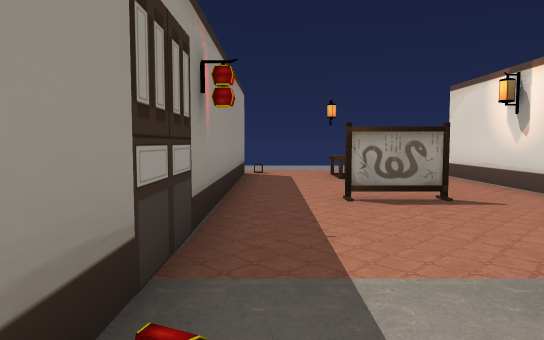
View 1 (above)

18 first-person views from a walk through a scene from a Unity 3-D project. The camera is 1.5 m above the floor, tilts 4° down and sees 70° across. The floor is counted in squares, 1.8 m on a side. Each view is taken from the middle of a square. On the plan, view 1 faces up. The plan holds only what a view shows up to about 12 squares ahead; the rest is blank. The player is left out.

View 2
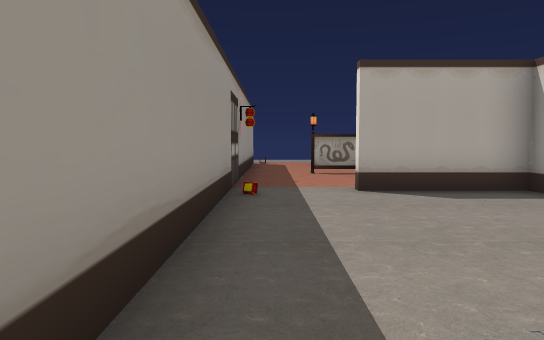

View 3
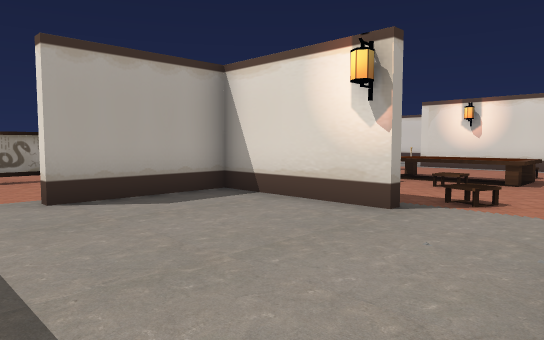

View 4
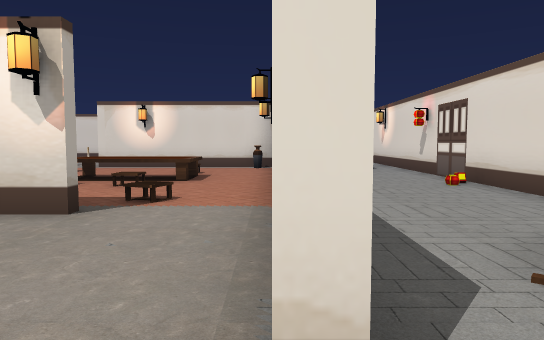

View 5
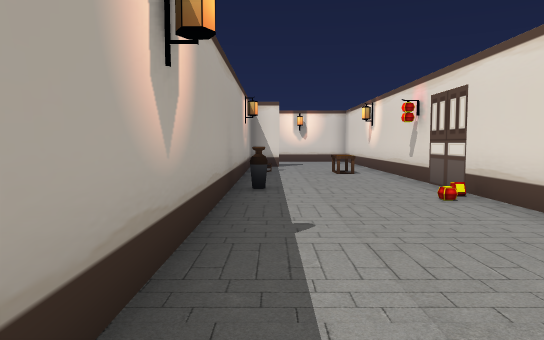

View 6
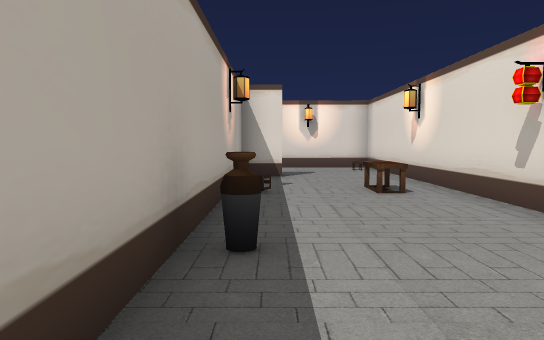

View 7
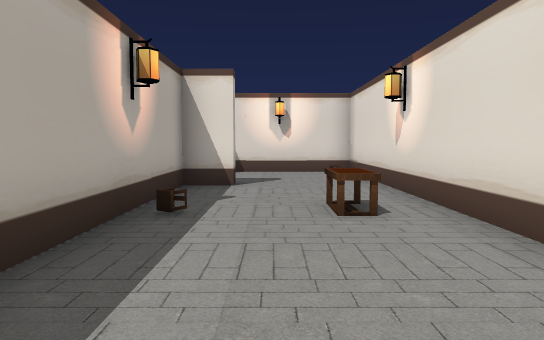

View 8
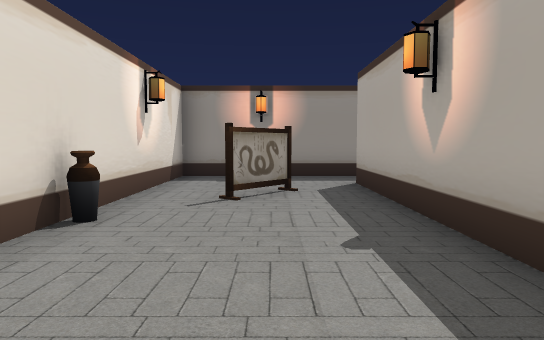

View 9
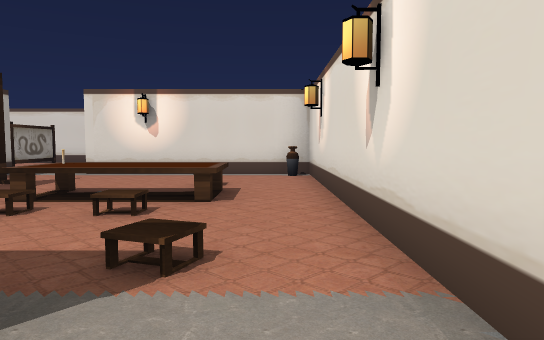

View 10
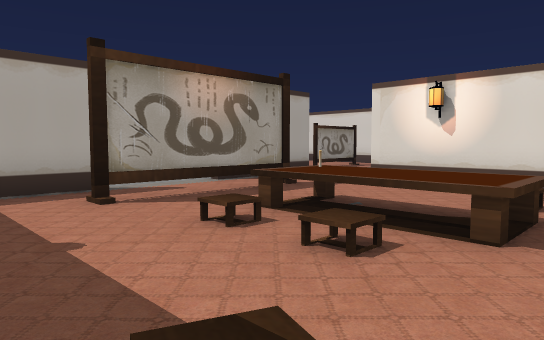

View 11
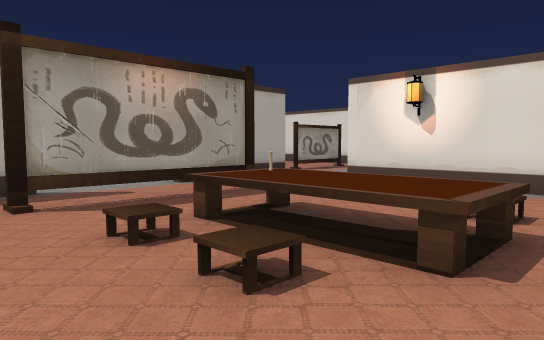

View 12
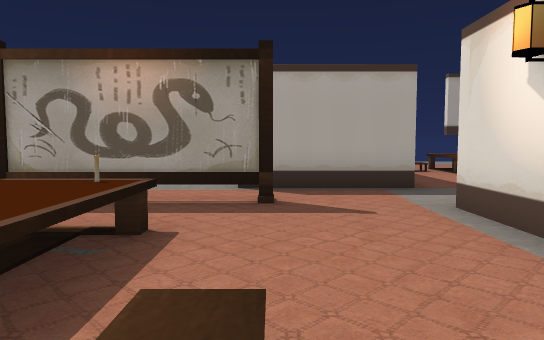

View 13
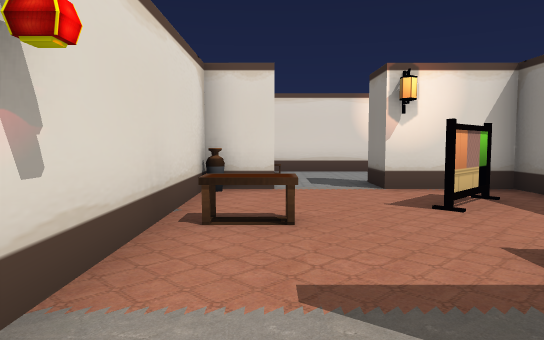

View 14
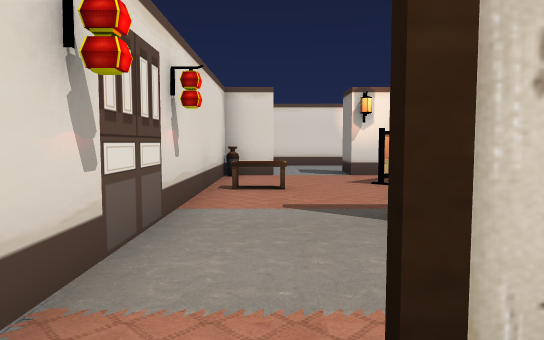

View 15
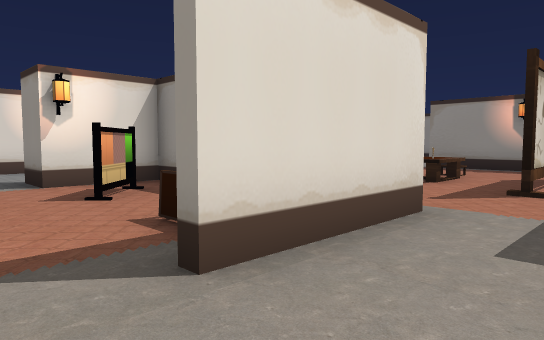

View 16
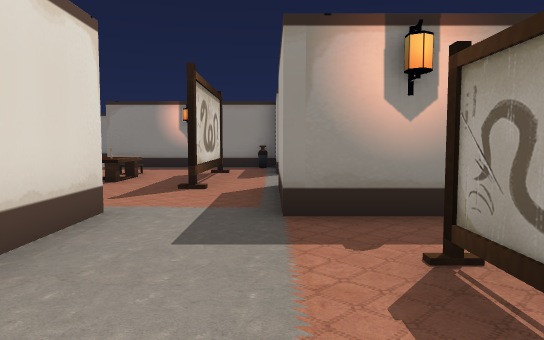

View 17
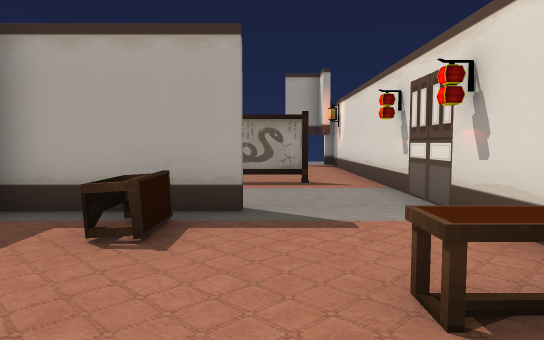

View 18
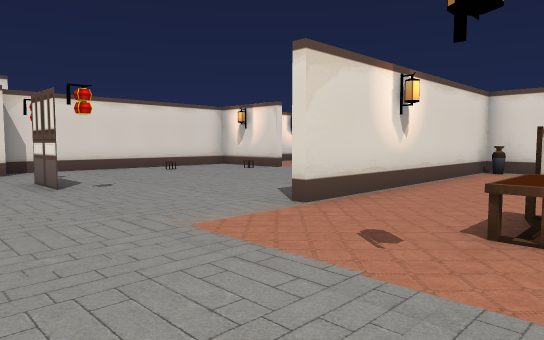

### Floor plan
Key: @ floor where view 1 was taken; # wall or solid block; . floor; T thing the floor can be seen under or through; O other object.
Columns run from 1 left of view 1 to 19 right of it. Each row starts with its distance up from view 1.
 14   . ..
 13    ........
 12  .........##..#
 11 ..............##
 10 #..O...........#
  9 #..O..#........# OO.#
  8 #.....#.......  .OO.#
  7 #.....# .....   ....#
  6 #..#..#  ...   #....#
  5 #.....#  ...   T.##.#
  4 #..... ##...TTTT....#
  3 #.....#.TTTTT.......#
  2 #..##O#........###..#
  1 #.....#........#.O..#
  0 #@....#...OO...#....#
 -1 #.....#...OO...#...O#
 -2 #.........OO...#OO..#
 -3 #..............#O...#
 -4 #.############O###.#O
 -5 #.........O......#..#
 -6 # ..#...............#
 -7 #.............O.....#
 -8 ######O##############

Positions as (right, up) in squares from view 1, and headings:
1: (0, 0), facing up
2: (0, -5), facing up
3: (0, -4), facing up-right
4: (0, -4), facing right
5: (2, -5), facing right
6: (6, -5), facing right
7: (8, -6), facing right
8: (9, -6), facing left
9: (3, -3), facing right
10: (5, -3), facing up-right
11: (6, -3), facing up-right
12: (11, -3), facing up
13: (18, 3), facing down
14: (18, 6), facing down
15: (18, 4), facing down-left
16: (18, 4), facing left
17: (17, -3), facing up
18: (1, 14), facing down-right
